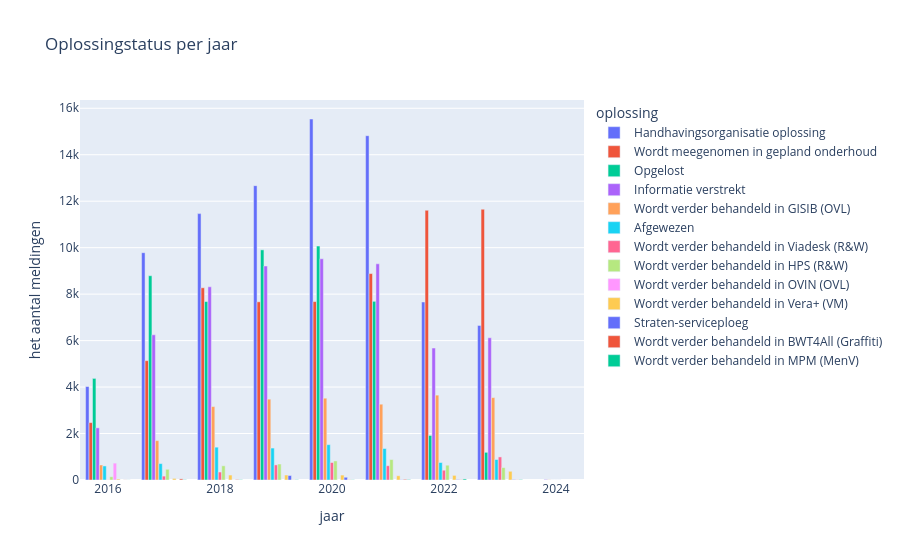

The notebook cell saved with this chart:
### Code cell
fig = px.bar(
    counts_sorted_oplossing,
    x="jaar",
    y="het aantal meldingen",
    color="oplossing",
    title="Oplossingstatus per jaar",
    barmode="group"
)

fig.show()

### Figure 1 — Plotly figure (JSON) as saved in the notebook; plotly's stock layout.template omitted (floating-point values rounded to 4 significant figures)
{"data": [{"alignmentgroup": "True", "hovertemplate": "oplossing=Handhavingsorganisatie oplossing<br>jaar=%{x}<br>het aantal meldingen=%{y}<extra></extra>", "legendgroup": "Handhavingsorganisatie oplossing", "marker": {"color": "#636efa", "pattern": {"shape": ""}}, "name": "Handhavingsorganisatie oplossing", "offsetgroup": "Handhavingsorganisatie oplossing", "orientation": "v", "showlegend": true, "textposition": "auto", "type": "bar", "x": [2020, 2021, 2019, 2018, 2017, 2022, 2023, 2016], "xaxis": "x", "y": [15538, 14820, 12670, 11466, 9784, 7662, 6655, 4024], "yaxis": "y"}, {"alignmentgroup": "True", "hovertemplate": "oplossing=Wordt meegenomen in gepland onderhoud<br>jaar=%{x}<br>het aantal meldingen=%{y}<extra></extra>", "legendgroup": "Wordt meegenomen in gepland onderhoud", "marker": {"color": "#EF553B", "pattern": {"shape": ""}}, "name": "Wordt meegenomen in gepland onderhoud", "offsetgroup": "Wordt meegenomen in gepland onderhoud", "orientation": "v", "showlegend": true, "textposition": "auto", "type": "bar", "x": [2023, 2022, 2021, 2018, 2020, 2019, 2017, 2016], "xaxis": "x", "y": [11654, 11609, 8885, 8274, 7680, 7670, 5137, 2471], "yaxis": "y"}, {"alignmentgroup": "True", "hovertemplate": "oplossing=Opgelost<br>jaar=%{x}<br>het aantal meldingen=%{y}<extra></extra>", "legendgroup": "Opgelost", "marker": {"color": "#00cc96", "pattern": {"shape": ""}}, "name": "Opgelost", "offsetgroup": "Opgelost", "orientation": "v", "showlegend": true, "textposition": "auto", "type": "bar", "x": [2020, 2019, 2017, 2021, 2018, 2016, 2022, 2023], "xaxis": "x", "y": [10071, 9906, 8793, 7691, 7681, 4373, 1917, 1192], "yaxis": "y"}, {"alignmentgroup": "True", "hovertemplate": "oplossing=Informatie verstrekt<br>jaar=%{x}<br>het aantal meldingen=%{y}<extra></extra>", "legendgroup": "Informatie verstrekt", "marker": {"color": "#ab63fa", "pattern": {"shape": ""}}, "name": "Informatie verstrekt", "offsetgroup": "Informatie verstrekt", "orientation": "v", "showlegend": true, "textposition": "auto", "type": "bar", "x": [2020, 2021, 2019, 2018, 2017, 2023, 2022, 2016, 2024], "xaxis": "x", "y": [9522, 9305, 9211, 8315, 6249, 6122, 5680, 2245, 21], "yaxis": "y"}, {"alignmentgroup": "True", "hovertemplate": "oplossing=Wordt verder behandeld in GISIB (OVL)<br>jaar=%{x}<br>het aantal meldingen=%{y}<extra></extra>", "legendgroup": "Wordt verder behandeld in GISIB (OVL)", "marker": {"color": "#FFA15A", "pattern": {"shape": ""}}, "name": "Wordt verder behandeld in GISIB (OVL)", "offsetgroup": "Wordt verder behandeld in GISIB (OVL)", "orientation": "v", "showlegend": true, "textposition": "auto", "type": "bar", "x": [2022, 2023, 2020, 2019, 2021, 2018, 2017, 2016, 2024], "xaxis": "x", "y": [3653, 3546, 3521, 3479, 3263, 3160, 1696, 647, 8], "yaxis": "y"}, {"alignmentgroup": "True", "hovertemplate": "oplossing=Afgewezen<br>jaar=%{x}<br>het aantal meldingen=%{y}<extra></extra>", "legendgroup": "Afgewezen", "marker": {"color": "#19d3f3", "pattern": {"shape": ""}}, "name": "Afgewezen", "offsetgroup": "Afgewezen", "orientation": "v", "showlegend": true, "textposition": "auto", "type": "bar", "x": [2020, 2018, 2019, 2021, 2023, 2022, 2017, 2016, 2024], "xaxis": "x", "y": [1521, 1413, 1375, 1356, 882, 752, 706, 605, 1], "yaxis": "y"}, {"alignmentgroup": "True", "hovertemplate": "oplossing=Wordt verder behandeld in Viadesk (R&W)<br>jaar=%{x}<br>het aantal meldingen=%{y}<extra></extra>", "legendgroup": "Wordt verder behandeld in Viadesk (R&W)", "marker": {"color": "#FF6692", "pattern": {"shape": ""}}, "name": "Wordt verder behandeld in Viadesk (R&W)", "offsetgroup": "Wordt verder behandeld in Viadesk (R&W)", "orientation": "v", "showlegend": true, "textposition": "auto", "type": "bar", "x": [2023, 2020, 2019, 2021, 2022, 2018, 2017, 2016, 2024], "xaxis": "x", "y": [993, 753, 650, 615, 421, 343, 168, 9, 1], "yaxis": "y"}, {"alignmentgroup": "True", "hovertemplate": "oplossing=Wordt verder behandeld in HPS (R&W)<br>jaar=%{x}<br>het aantal meldingen=%{y}<extra></extra>", "legendgroup": "Wordt verder behandeld in HPS (R&W)", "marker": {"color": "#B6E880", "pattern": {"shape": ""}}, "name": "Wordt verder behandeld in HPS (R&W)", "offsetgroup": "Wordt verder behandeld in HPS (R&W)", "orientation": "v", "showlegend": true, "textposition": "auto", "type": "bar", "x": [2021, 2020, 2019, 2022, 2018, 2023, 2017, 2016, 2024], "xaxis": "x", "y": [880, 821, 688, 637, 611, 533, 462, 140, 1], "yaxis": "y"}, {"alignmentgroup": "True", "hovertemplate": "oplossing=Wordt verder behandeld in OVIN (OVL)<br>jaar=%{x}<br>het aantal meldingen=%{y}<extra></extra>", "legendgroup": "Wordt verder behandeld in OVIN (OVL)", "marker": {"color": "#FF97FF", "pattern": {"shape": ""}}, "name": "Wordt verder behandeld in OVIN (OVL)", "offsetgroup": "Wordt verder behandeld in OVIN (OVL)", "orientation": "v", "showlegend": true, "textposition": "auto", "type": "bar", "x": [2016], "xaxis": "x", "y": [727], "yaxis": "y"}, {"alignmentgroup": "True", "hovertemplate": "oplossing=Wordt verder behandeld in Vera+ (VM)<br>jaar=%{x}<br>het aantal meldingen=%{y}<extra></extra>", "legendgroup": "Wordt verder behandeld in Vera+ (VM)", "marker": {"color": "#FECB52", "pattern": {"shape": ""}}, "name": "Wordt verder behandeld in Vera+ (VM)", "offsetgroup": "Wordt verder behandeld in Vera+ (VM)", "orientation": "v", "showlegend": true, "textposition": "auto", "type": "bar", "x": [2023, 2019, 2018, 2020, 2022, 2021, 2017, 2016], "xaxis": "x", "y": [375, 215, 213, 212, 199, 184, 68, 41], "yaxis": "y"}, {"alignmentgroup": "True", "hovertemplate": "oplossing=Straten-serviceploeg<br>jaar=%{x}<br>het aantal meldingen=%{y}<extra></extra>", "legendgroup": "Straten-serviceploeg", "marker": {"color": "#636efa", "pattern": {"shape": ""}}, "name": "Straten-serviceploeg", "offsetgroup": "Straten-serviceploeg", "orientation": "v", "showlegend": true, "textposition": "auto", "type": "bar", "x": [2019, 2020, 2022, 2023, 2021, 2018], "xaxis": "x", "y": [192, 118, 18, 18, 11, 2], "yaxis": "y"}, {"alignmentgroup": "True", "hovertemplate": "oplossing=Wordt verder behandeld in BWT4All (Graffiti)<br>jaar=%{x}<br>het aantal meldingen=%{y}<extra></extra>", "legendgroup": "Wordt verder behandeld in BWT4All (Graffiti)", "marker": {"color": "#EF553B", "pattern": {"shape": ""}}, "name": "Wordt verder behandeld in BWT4All (Graffiti)", "offsetgroup": "Wordt verder behandeld in BWT4All (Graffiti)", "orientation": "v", "showlegend": true, "textposition": "auto", "type": "bar", "x": [2017, 2021, 2018, 2022, 2020, 2023, 2019, 2016], "xaxis": "x", "y": [48, 28, 20, 9, 9, 8, 5, 4], "yaxis": "y"}, {"alignmentgroup": "True", "hovertemplate": "oplossing=Wordt verder behandeld in MPM (MenV)<br>jaar=%{x}<br>het aantal meldingen=%{y}<extra></extra>", "legendgroup": "Wordt verder behandeld in MPM (MenV)", "marker": {"color": "#00cc96", "pattern": {"shape": ""}}, "name": "Wordt verder behandeld in MPM (MenV)", "offsetgroup": "Wordt verder behandeld in MPM (MenV)", "orientation": "v", "showlegend": true, "textposition": "auto", "type": "bar", "x": [2022, 2021, 2023, 2018, 2017, 2019, 2020, 2016], "xaxis": "x", "y": [45, 19, 15, 12, 11, 11, 8, 2], "yaxis": "y"}], "layout": {"barmode": "group", "legend": {"title": {"text": "oplossing"}, "tracegroupgap": 0}, "title": {"text": "Oplossingstatus per jaar"}, "xaxis": {"anchor": "y", "domain": [0, 1], "title": {"text": "jaar"}}, "yaxis": {"anchor": "x", "domain": [0, 1], "title": {"text": "het aantal meldingen"}}}}
